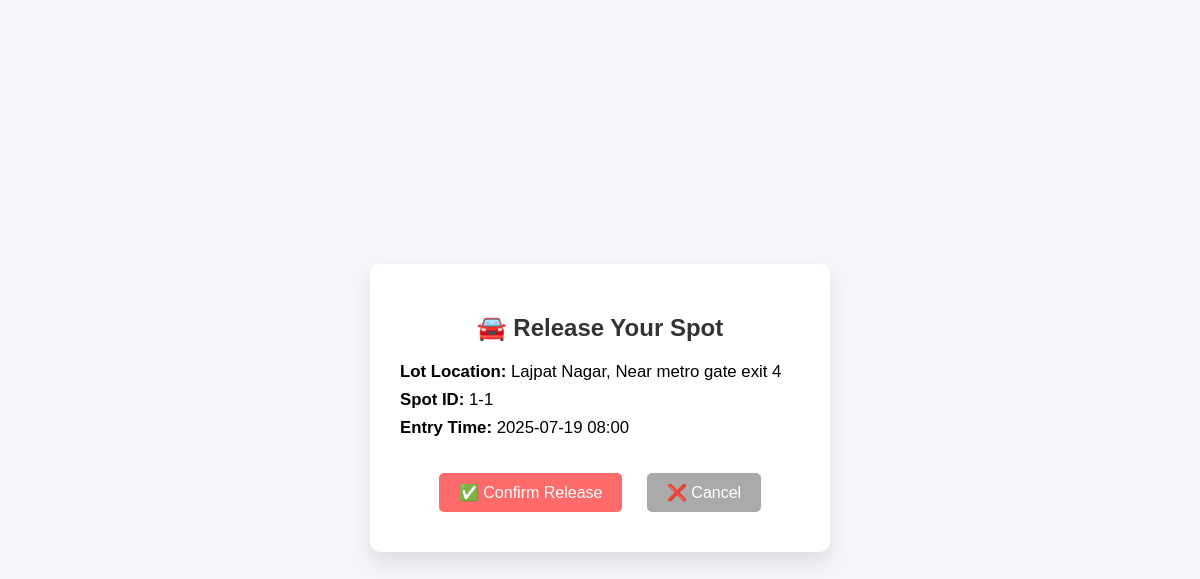
/release_form/1 (signed in), run on the app's committed database.
### models.py (models this page shows, shortened)
class P_Lot(db.Model):
    __tablename__ = 'p_lot'  # Explicitly define table name
    id = db.Column(db.Integer, primary_key=True)
    loc = db.Column(db.String(200), nullable=False)
    price = db.Column(db.Integer, nullable=False)
    spots = db.Column(db.Integer, nullable=False)
    parking_spots = db.relationship('P_Spot', backref='p_lot', lazy=True)

class P_Spot(db.Model):
    __tablename__ = 'p_spot'  # Explicitly define table name
    id = db.Column(db.Integer, primary_key=True)
    lot_id = db.Column(db.Integer, db.ForeignKey('p_lot.id'), nullable=False)  # Fixed reference
    spot_id = db.Column(db.String(10), nullable=False)  # Format: lot_id-spot_number
    status = db.Column(db.String(1), nullable=False, default="V")  # V for Vacant, O for Occupied
    transactions = db.relationship('UserTransaction', backref='p_spot', lazy=True)

class UserTransaction(db.Model):
    __tablename__ = 'user_transaction'  # Explicitly define table name
    id = db.Column(db.Integer, primary_key=True)
    spot_id = db.Column(db.Integer, db.ForeignKey('p_spot.id'), nullable=False)  # Fixed reference
    user_id = db.Column(db.Integer, db.ForeignKey('user.id'), nullable=False)
    vehicle_number = db.Column(db.String(20),nullable=False)
    entry_time = db.Column(db.DateTime, nullable=False, default=datetime.utcnow)
    leave_time = db.Column(db.DateTime, nullable=True)
    cost = db.Column(db.Float, nullable=True)
    rating = db.Column(db.Integer)         # from 1 to 5
    feedback = db.Column(db.String(200))   # optional comment

### app.py (the view)
@app.route('/release_form/<int:spot_id>')
def release_form(spot_id):
    user = User.query.filter_by(username=session['username']).first()
    spot = P_Spot.query.get_or_404(spot_id)
    txn = UserTransaction.query.filter_by(user_id=user.id, spot_id=spot.id, leave_time=None).first()
    if not txn:
        flash("No active booking found for this spot.", "error")
        return redirect(url_for('home'))
    return render_template('release_spot_form.html', txn=txn, spot=spot)

### templates/release_spot_form.html (shortened to what this page needs)
<!DOCTYPE html>
<html lang="en">
<head>
    <link rel="stylesheet" href="{{ url_for('static', filename='release_spot_form.css') }}">
</head>
<body>
<div class="form-container">
    <h2>🚘 Release Your Spot</h2>
    <div class="spot-details">
        <p><strong>Lot Location:</strong> {{ spot.p_lot.loc }}</p>
        <p><strong>Spot ID:</strong> {{ spot.spot_id }}</p>
        <p><strong>Entry Time:</strong> {{ txn.entry_time.strftime('%Y-%m-%d %H:%M') }}</p>
    </div>
    <form method="POST" action="{{ url_for('release_spot', spot_id=spot.id) }}">
        <button type="submit" class="btn">✅ Confirm Release</button>
        <a href="{{ url_for('home') }}" class="btn cancel">❌ Cancel</a>
    </form>
</div>
</body>
</html>

### static/release_spot_form.css (style rules this page uses)
body { font-family: Arial, sans-serif; background: #f4f6f9; display: flex; justify-content: center; align-items: center; height: 100vh; }
.form-container { background: white; padding: 30px; border-radius: 10px; box-shadow: 0 10px 20px rgba(0,0,0,0.1); width: 400px; text-align: center; }
h2 { color: #333; margin-bottom: 20px; }
.spot-details { text-align: left; margin-bottom: 25px; }
.spot-details p { margin: 8px 0; font-size: 1.05em; }
.btn { padding: 10px 20px; font-size: 1em; background-color: #ff6b6b; color: white; border: none; border-radius: 5px; margin: 10px; text-decoration: none; display: inline-block; cursor: pointer; }
.cancel { background-color: #aaa; }

### data on the page
P_Lot: p_lot.loc "Lajpat Nagar, Near metro gate exit 4"
P_Spot: spot_id "1-1"
UserTransaction: entry_time "2025-07-19 08:00"
